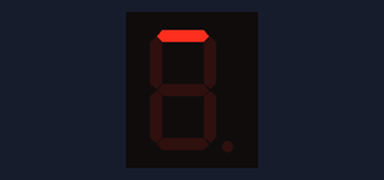
Bench run of a program on a simulated ESP32. On the bench: 1-digit seven-segment display. Wiring (inferred from the names in the program): 1-digit 7-segment display, segments lit when HIGH: segments GPIO 33, GPIO 32, GPIO 19, GPIO 22, GPIO 23, GPIO 25, GPIO 26, GPIO 18. The segment pins are drawn as the display they are named for.

Above: at 0.05 s.
At 0.7 s:
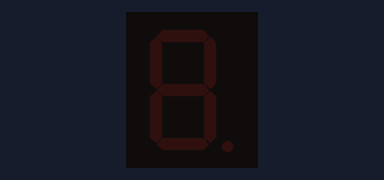
At 1.7 s:
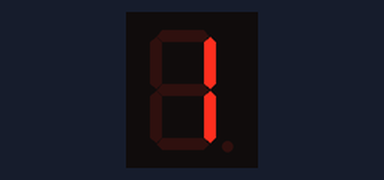
At 3.2 s:
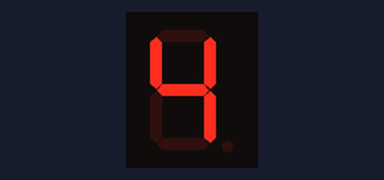
At 6.25 s:
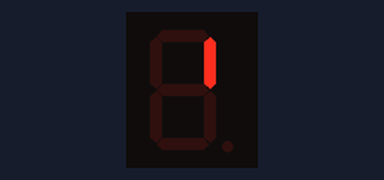
At 6.65 s:
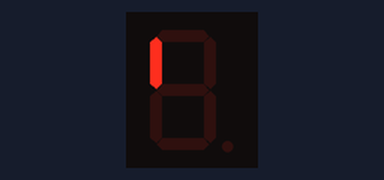

Measured:
- by itself, everything shown: repeats every 6.1 s, in 17 steps
- what the display in image 1 shows lasts 0.5 s, from 0.6 s to 1.1 s

The program:

main.cpp
```cpp
#include <Arduino.h>

void loading();
void zero();
void one();
void two();
void three();
void four();
void five();
void six();
void seven();
void eight();
void nine();


const int a = 33;
const int b = 32;
const int c = 19;
const int d = 22;
const int e = 23;
const int f = 25;
const int g = 26;
const int dot = 18;

void setup() {
  pinMode(a, OUTPUT);
  pinMode(b, OUTPUT);
  pinMode(c, OUTPUT);
  pinMode(d, OUTPUT);
  pinMode(e, OUTPUT);
  pinMode(f, OUTPUT);
  pinMode(g, OUTPUT);
  pinMode(dot, OUTPUT);
}

void loop() {
  loading();
  delay(500);
  zero();
  delay(500);
  one();
  delay(500);
  two();
  delay(500);
  three();
  delay(500);
  four();
  delay(500);
  five();
  delay(500);
  six();
  delay(500);
  seven();
  delay(500);
  eight();
  delay(500);
  nine();
  delay(500);
}

void loading() {
  digitalWrite(a, HIGH);
  digitalWrite(b, LOW);
  digitalWrite(c, LOW);
  digitalWrite(d, LOW);
  digitalWrite(e, LOW);
  digitalWrite(f, LOW);
  digitalWrite(g, LOW);
  delay(100);
  digitalWrite(a, LOW);
  digitalWrite(b, HIGH);
  delay(100);
  digitalWrite(b, LOW);
  digitalWrite(c, HIGH);
  delay(100);
  digitalWrite(c, LOW);
  digitalWrite(d, HIGH);
  delay(100);
  digitalWrite(d, LOW);
  digitalWrite(e, HIGH);
  delay(100);
  digitalWrite(e, LOW);
  digitalWrite(f, HIGH);
  delay(100);
  digitalWrite(f, LOW);

}

void zero() {
  digitalWrite(a, HIGH);
  digitalWrite(b, HIGH);
  digitalWrite(c, HIGH);
  digitalWrite(d, HIGH);
  digitalWrite(e, HIGH);
  digitalWrite(f, HIGH);
  digitalWrite(g, LOW);
}

void one() {
  digitalWrite(a, LOW);
  digitalWrite(b, HIGH);
  digitalWrite(c, HIGH);
  digitalWrite(d, LOW);
  digitalWrite(e, LOW);
  digitalWrite(f, LOW);
  digitalWrite(g, LOW);
}

void two() {
  digitalWrite(a, HIGH);
  digitalWrite(b, HIGH);
  digitalWrite(c, LOW);
  digitalWrite(d, HIGH);
  digitalWrite(e, HIGH);
  digitalWrite(f, LOW);
  digitalWrite(g, HIGH);
}

void three() {
  digitalWrite(a, HIGH);
  digitalWrite(b, HIGH);
  digitalWrite(c, HIGH);
  digitalWrite(d, HIGH);
  digitalWrite(e, LOW);
  digitalWrite(f, LOW);
  digitalWrite(g, HIGH);
}

void four() {
  digitalWrite(a, LOW);
  digitalWrite(b, HIGH);
  digitalWrite(c, HIGH);
  digitalWrite(d, LOW);
  digitalWrite(e, LOW);
  digitalWrite(f, HIGH);
  digitalWrite(g, HIGH);
}

void five() {
  digitalWrite(a, HIGH);
  digitalWrite(b, LOW);
  digitalWrite(c, HIGH);
  digitalWrite(d, HIGH);
  digitalWrite(e, LOW);
  digitalWrite(f, HIGH);
  digitalWrite(g, HIGH);
}

void six() {
  digitalWrite(a, HIGH);
  digitalWrite(b, LOW);
  digitalWrite(c, HIGH);
  digitalWrite(d, HIGH);
  digitalWrite(e, HIGH);
  digitalWrite(f, HIGH);
  digitalWrite(g, HIGH);
}

void seven() {
  digitalWrite(a, HIGH);
  digitalWrite(b, HIGH);
  digitalWrite(c, HIGH);
  digitalWrite(d, LOW);
  digitalWrite(e, LOW);
  digitalWrite(f, LOW);
  digitalWrite(g, LOW);
}

void eight() {
  digitalWrite(a, HIGH);
  digitalWrite(b, HIGH);
  digitalWrite(c, HIGH);
  digitalWrite(d, HIGH);
  digitalWrite(e, HIGH);
  digitalWrite(f, HIGH);
  digitalWrite(g, HIGH);
}

void nine() {
  digitalWrite(a, HIGH);
  digitalWrite(b, HIGH);
  digitalWrite(c, HIGH);
  digitalWrite(d, HIGH);
  digitalWrite(e, LOW);
  digitalWrite(f, HIGH);
  digitalWrite(g, HIGH);
}
```
